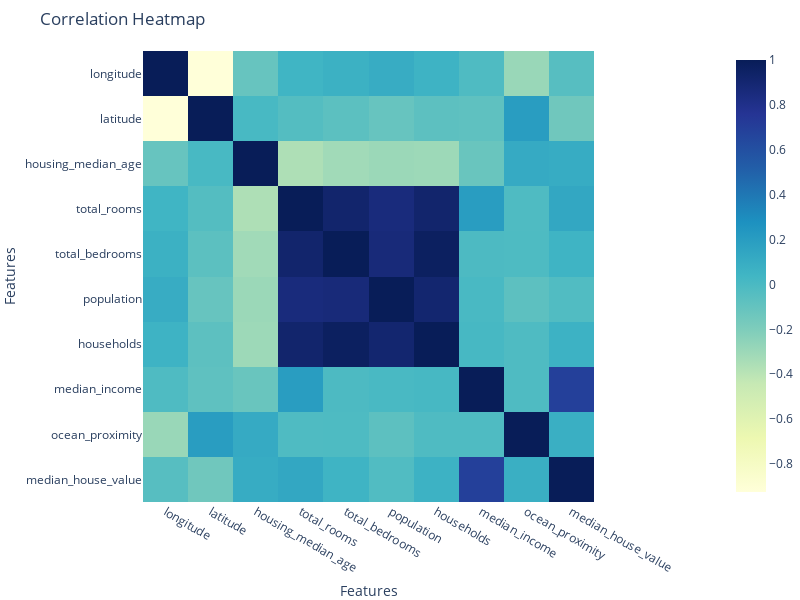

This figure's notebook cell:
### Code cell
fig = px.imshow(housing_data.corr(), color_continuous_scale="YlGnBu")

fig.update_layout(
    title="Correlation Heatmap",
    xaxis=dict(title="Features"),
    yaxis=dict(title="Features"),
    autosize=False,
    width=800,
    height=600,
    margin=dict(l=0, r=0, b=0, t=50),
)

fig.show()

### Figure 1 — Plotly figure (JSON) as saved in the notebook; plotly's stock layout.template omitted (floating-point values rounded to 4 significant figures)
{"data": [{"coloraxis": "coloraxis", "hovertemplate": "x: %{x}<br>y: %{y}<br>color: %{z}<extra></extra>", "name": "0", "type": "heatmap", "x": ["longitude", "latitude", "housing_median_age", "total_rooms", "total_bedrooms", "population", "households", "median_income", "ocean_proximity", "median_house_value"], "xaxis": "x", "y": ["longitude", "latitude", "housing_median_age", "total_rooms", "total_bedrooms", "population", "households", "median_income", "ocean_proximity", "median_house_value"], "yaxis": "y", "z": [[1, -0.9247, -0.1082, 0.04457, 0.06808, 0.09977, 0.05531, -0.01518, -0.2898, -0.04597], [-0.9247, 1, 0.01117, -0.0361, -0.06532, -0.1088, -0.07104, -0.07981, 0.201, -0.1442], [-0.1082, 0.01117, 1, -0.3613, -0.3171, -0.2962, -0.3029, -0.119, 0.1125, 0.1056], [0.04457, -0.0361, -0.3613, 1, 0.9202, 0.8571, 0.9185, 0.198, -0.01569, 0.1342], [0.06808, -0.06532, -0.3171, 0.9202, 1, 0.8663, 0.9665, -0.007295, -0.01429, 0.04915], [0.09977, -0.1088, -0.2962, 0.8571, 0.8663, 1, 0.9072, 0.004834, -0.07028, -0.02465], [0.05531, -0.07104, -0.3029, 0.9185, 0.9665, 0.9072, 1, 0.01303, -0.01819, 0.06584], [-0.01518, -0.07981, -0.119, 0.198, -0.007295, 0.004834, 0.01303, 1, -0.01496, 0.6881], [-0.2898, 0.201, 0.1125, -0.01569, -0.01429, -0.07028, -0.01819, -0.01496, 1, 0.08175], [-0.04597, -0.1442, 0.1056, 0.1342, 0.04915, -0.02465, 0.06584, 0.6881, 0.08175, 1]]}], "layout": {"autosize": false, "coloraxis": {"colorscale": [[0, "rgb(255,255,217)"], [0.125, "rgb(237,248,177)"], [0.25, "rgb(199,233,180)"], [0.375, "rgb(127,205,187)"], [0.5, "rgb(65,182,196)"], [0.625, "rgb(29,145,192)"], [0.75, "rgb(34,94,168)"], [0.875, "rgb(37,52,148)"], [1, "rgb(8,29,88)"]]}, "height": 600, "margin": {"b": 0, "l": 0, "r": 0, "t": 50}, "title": {"text": "Correlation Heatmap"}, "width": 800, "xaxis": {"anchor": "y", "constrain": "domain", "domain": [0, 1], "scaleanchor": "y", "title": {"text": "Features"}}, "yaxis": {"anchor": "x", "autorange": "reversed", "constrain": "domain", "domain": [0, 1], "title": {"text": "Features"}}}}
